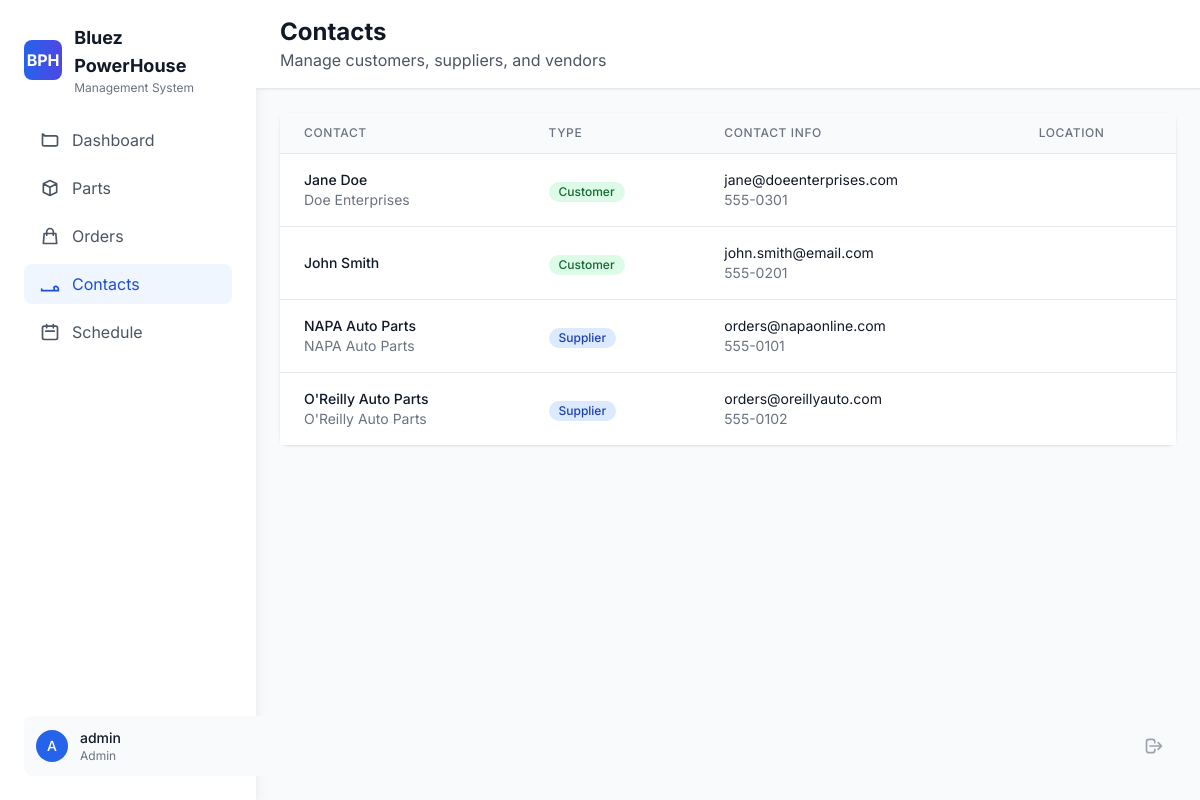
/contacts (signed in), run on the app's committed database.
### flask-app/models.py (models this page shows, shortened)
class Contact(db.Model):
    __tablename__ = 'contacts'
    id = db.Column(db.Integer, primary_key=True)
    name = db.Column(db.String(200), nullable=False)
    company = db.Column(db.String(200))
    type = db.Column(db.String(20), nullable=False)  # supplier, customer, vendor
    email = db.Column(db.String(120))
    phone = db.Column(db.String(20))
    street = db.Column(db.String(200))
    city = db.Column(db.String(100))
    state = db.Column(db.String(50))
    zip_code = db.Column(db.String(20))
    is_active = db.Column(db.Boolean, default=True)
    created_at = db.Column(db.DateTime, default=datetime.utcnow)

### flask-app/app.py (the view)
    def decorated_function(*args, **kwargs):
        if 'user_id' not in session:
            flash('Please log in to access this page.', 'warning')
            return redirect(url_for('login'))
        return f(*args, **kwargs)

### flask-app/app.py (called while the page is built)
def login_required(f):
    def decorated_function(*args, **kwargs):
        if 'user_id' not in session:
            flash('Please log in to access this page.', 'warning')
            return redirect(url_for('login'))
        return f(*args, **kwargs)
    decorated_function.__name__ = f.__name__
    return decorated_function

@app.route('/contacts')
@login_required
def contacts():
    try:
        contacts_list = Contact.query.filter_by(is_active=True).order_by(Contact.name).all()
        return render_template('contacts.html', contacts=contacts_list)
    except Exception as e:
        logger.error(f"Contacts page error: {e}")
        flash('Error loading contacts', 'error')
        return render_template('contacts.html', contacts=[])

### flask-app/templates/contacts.html (shortened to what this page needs)
<!DOCTYPE html>
<html lang="en">
<head>
    <script src="https://cdn.tailwindcss.com"></script>
</head>
<body class="bg-gray-50">
    <div class="flex h-screen">
        <div class="w-64 bg-white shadow-lg">
            <div class="p-6">
                <div class="flex items-center">
                    <div class="w-10 h-10 bg-gradient-to-r from-blue-600 to-indigo-600 rounded-lg flex items-center justify-center text-white font-bold">
                        BPH
                    </div>
                    <div class="ml-3">
                        <h1 class="text-lg font-bold text-gray-900">Bluez PowerHouse</h1>
                        <p class="text-xs text-gray-500">Management System</p>
                    </div>
                </div>
            </div>
            <nav class="px-6 pb-6">
                <a href="{{ url_for('dashboard') }}" class="flex items-center px-4 py-2 text-gray-600 hover:bg-gray-50 rounded-lg mb-2">
                    <svg class="w-5 h-5 mr-3" fill="none" stroke="currentColor" viewBox="0 0 24 24">
                        <path stroke-linecap="round" stroke-linejoin="round" stroke-width="2" d="M3 7v10a2 2 0 002 2h14a2 2 0 002-2V9a2 2 0 00-2-2H5a2 2 0 00-2-2z"/>
                    </svg>
                    Dashboard
                </a>
                <a href="{{ url_for('parts') }}" class="flex items-center px-4 py-2 text-gray-600 hover:bg-gray-50 rounded-lg mb-2">
                    <svg class="w-5 h-5 mr-3" fill="none" stroke="currentColor" viewBox="0 0 24 24">
                        <path stroke-linecap="round" stroke-linejoin="round" stroke-width="2" d="M20 7l-8-4-8 4m16 0l-8 4m8-4v10l-8 4m0-10L4 7m8 4v10M4 7v10l8 4"/>
                    </svg>
                    Parts
                </a>
                <a href="{{ url_for('orders') }}" class="flex items-center px-4 py-2 text-gray-600 hover:bg-gray-50 rounded-lg mb-2">
                    <svg class="w-5 h-5 mr-3" fill="none" stroke="currentColor" viewBox="0 0 24 24">
                        <path stroke-linecap="round" stroke-linejoin="round" stroke-width="2" d="M16 11V7a4 4 0 00-8 0v4M5 9h14l1 12H4L5 9z"/>
                    </svg>
                    Orders
                </a>
                <a href="{{ url_for('contacts') }}" class="flex items-center px-4 py-2 text-blue-700 bg-blue-50 rounded-lg mb-2">
                    Contacts
                </a>
                <a href="{{ url_for('schedule') }}" class="flex items-center px-4 py-2 text-gray-600 hover:bg-gray-50 rounded-lg mb-2">
                    <svg class="w-5 h-5 mr-3" fill="none" stroke="currentColor" viewBox="0 0 24 24">
                        <path stroke-linecap="round" stroke-linejoin="round" stroke-width="2" d="M8 7V3m8 4V3m-9 8h10M5 21h14a2 2 0 002-2V7a2 2 0 00-2-2H5a2 2 0 00-2 2v12a2 2 0 002 2z"/>
                    </svg>
                    Schedule
                </a>
            </nav>
            <div class="absolute bottom-6 left-6 right-6">
                <div class="flex items-center p-3 bg-gray-50 rounded-lg">
                    <div class="w-8 h-8 bg-blue-600 rounded-full flex items-center justify-center text-white text-sm font-medium">
                        {{ session.user.username[0].upper() if session.user else 'U' }}
                    </div>
                    <div class="ml-3 flex-1">
                        <p class="text-sm font-medium text-gray-900">{{ session.user.username if session.user else 'User' }}</p>
                        <p class="text-xs text-gray-500">{{ session.user.role.title() if session.user else 'Employee' }}</p>
                    </div>
                    <a href="{{ url_for('logout') }}" class="text-gray-400 hover:text-gray-600">
                        <svg class="w-5 h-5" fill="none" stroke="currentColor" viewBox="0 0 24 24">
                            <path stroke-linecap="round" stroke-linejoin="round" stroke-width="2" d="M17 16l4-4m0 0l-4-4m4 4H7m6 4v1a3 3 0 01-3 3H6a3 3 0 01-3-3V7a3 3 0 013-3h4a3 3 0 013 3v1"/>
                        </svg>
                    </a>
                </div>
            </div>
        </div>
        <div class="flex-1 overflow-y-auto">
            <header class="bg-white shadow-sm border-b px-6 py-4">
                <h1 class="text-2xl font-bold text-gray-900">Contacts</h1>
                <p class="text-gray-600">Manage customers, suppliers, and vendors</p>
            </header>
            <main class="p-6">
                <div class="bg-white rounded-lg shadow">
                    <div class="overflow-x-auto">
                        <table class="min-w-full divide-y divide-gray-200">
                            <thead class="bg-gray-50">
                                <tr>
                                    <th class="px-6 py-3 text-left text-xs font-medium text-gray-500 uppercase tracking-wider">Contact</th>
                                    <th class="px-6 py-3 text-left text-xs font-medium text-gray-500 uppercase tracking-wider">Type</th>
                                    <th class="px-6 py-3 text-left text-xs font-medium text-gray-500 uppercase tracking-wider">Contact Info</th>
                                    <th class="px-6 py-3 text-left text-xs font-medium text-gray-500 uppercase tracking-wider">Location</th>
                                </tr>
                            </thead>
                            <tbody class="bg-white divide-y divide-gray-200">
                                {% for contact in contacts %}
                                <tr class="hover:bg-gray-50">
                                    <td class="px-6 py-4">
                                        <div>
                                            <div class="text-sm font-medium text-gray-900">{{ contact.name }}</div>
                                            {% if contact.company %}
                                            <div class="text-sm text-gray-500">{{ contact.company }}</div>
                                            {% endif %}
                                        </div>
                                    </td>
                                    <td class="px-6 py-4 whitespace-nowrap">
                                        <span class="inline-flex items-center px-2.5 py-0.5 rounded-full text-xs font-medium
                                            {% if contact.type == 'supplier' %}bg-blue-100 text-blue-800
                                            {% elif contact.type == 'customer' %}bg-green-100 text-green-800
                                            {% else %}bg-gray-100 text-gray-800{% endif %}">
                                            {{ contact.type.title() }}
                                        </span>
                                    </td>
                                    <td class="px-6 py-4">
                                        <div class="text-sm text-gray-900">
                                            {% if contact.email %}{{ contact.email }}{% endif %}
                                        </div>
                                        <div class="text-sm text-gray-500">
                                            {% if contact.phone %}{{ contact.phone }}{% endif %}
                                        </div>
                                    </td>
                                    <td class="px-6 py-4">
                                    </td>
                                </tr>
                                {% endfor %}
                            </tbody>
                        </table>
                    </div>
                </div>
            </main>
        </div>
    </div>
</body>
</html>

### flask-app/templates/contacts.html (style rules this page uses)
body { font-family: 'Inter', system-ui, sans-serif; }

### data on the page
Contact: name "Jane Doe", company "Doe Enterprises", type "Customer", email "jane@doeenterprises.com", phone "555-0301"
Contact: name "John Smith", type "Customer", email "john.smith@email.com", phone "555-0201"
Contact: name "NAPA Auto Parts", company "NAPA Auto Parts", type "Supplier", email "orders@napaonline.com", phone "555-0101"
Contact: name "O'Reilly Auto Parts", company "O'Reilly Auto Parts", type "Supplier", email "orders@oreillyauto.com", phone "555-0102"

### other printed values
{{ session.user.username[0].upper() if session.user else 'U' }} "A"
{{ session.user.username if session.user else 'User' }} "admin"
{{ session.user.role.title() if session.user else 'Employee' }} "Admin"
